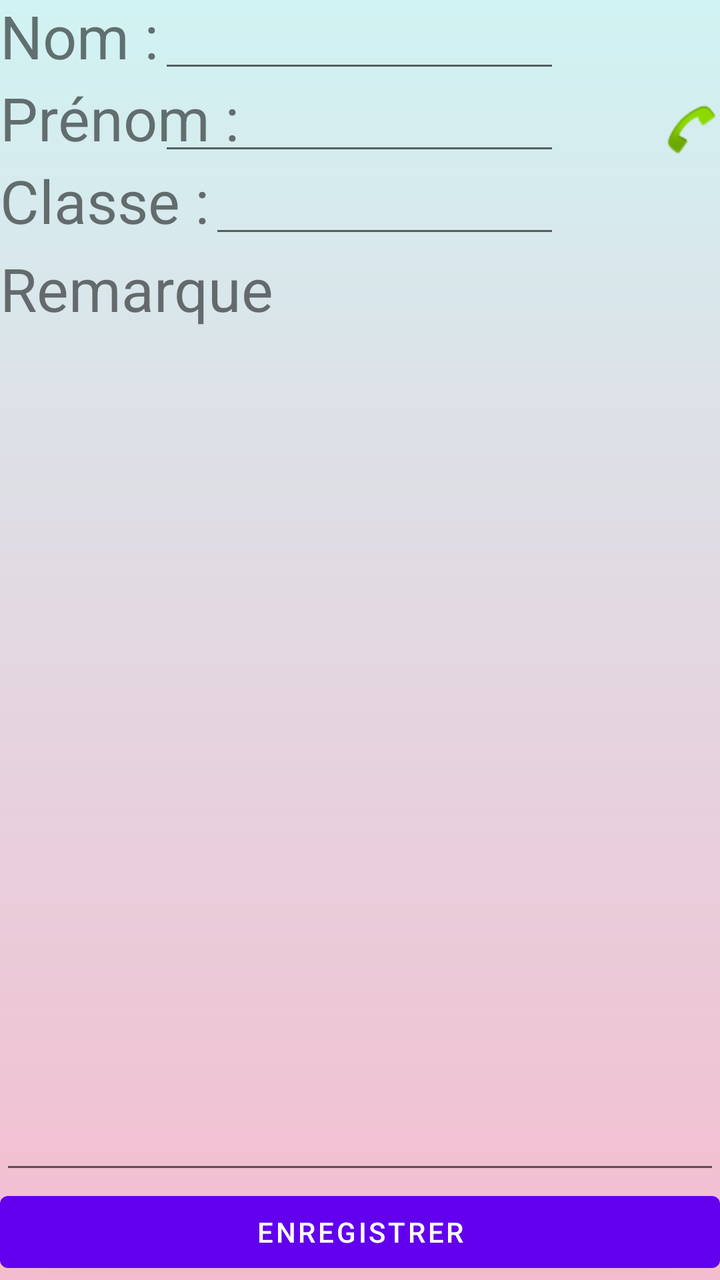
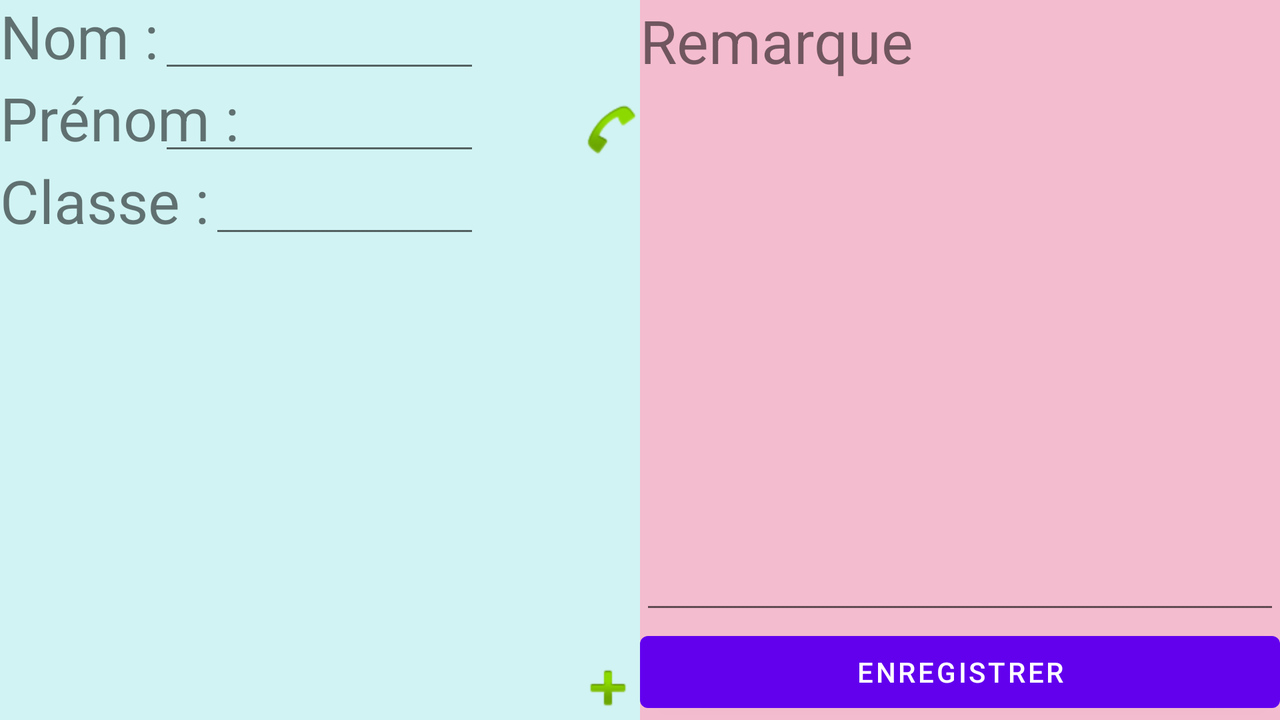

Two renders of one Android screen. The first uses the default layout on a phone; the second uses the alternative layout the repository ships for a different screen configuration, on a matching device. The two XML files are below.
<!-- AndroidManifest.xml: application theme Theme.My_App_Perso -->
<!-- res/layout/activity_main.xml -->
<?xml version="1.0" encoding="utf-8"?>
<androidx.constraintlayout.widget.ConstraintLayout xmlns:android="http://schemas.android.com/apk/res/android"
    xmlns:app="http://schemas.android.com/apk/res-auto"
    xmlns:tools="http://schemas.android.com/tools"
    android:layout_width="match_parent"
    android:layout_height="match_parent"
    tools:context=".MainActivity"
    android:background="@drawable/bground">
    <Button
        android:id="@id/btnSave"
        android:layout_width="match_parent"
        android:layout_height="wrap_content"
        android:text="@string/enregistrer"
        app:layout_constraintBottom_toBottomOf="parent"
        android:onClick="ClickHandler"/>

    <ImageView
    android:id="@id/imgProfile"
    android:layout_width="80dp"
    android:layout_height="80dp"
    android:src="@mipmap/ic_launcher"
    app:layout_constraintTop_toTopOf="parent"
    app:layout_constraintEnd_toEndOf="parent"/>

    <ImageButton
        android:id="@id/btnCall"
        android:layout_width="wrap_content"
        android:layout_height="wrap_content"
        android:src="@android:drawable/sym_action_call"
        android:background="@android:color/transparent"
        app:layout_constraintEnd_toEndOf="@id/imgProfile"
        app:layout_constraintBottom_toBottomOf="@id/imgProfile"
        android:onClick="ClickHandler"/>


    <TextView
        android:id="@id/labelNom"
        android:layout_width="wrap_content"
        android:layout_height="wrap_content"
        android:text="@string/nom"
        app:layout_constraintStart_toStartOf="parent"
        app:layout_constraintBaseline_toBaselineOf="@id/txtNom"
        android:textSize="30sp" />

    <EditText
        android:id="@id/txtNom"
        android:layout_width="0dp"
        android:layout_height="wrap_content"
        app:layout_constraintTop_toTopOf="parent"
        app:layout_constraintStart_toEndOf="@id/labelNom"
        app:layout_constraintEnd_toStartOf="@id/imgProfile"/>

    <TextView
        android:id="@id/labelPrenom"
        android:layout_width="wrap_content"
        android:layout_height="wrap_content"
        android:text="@string/prenom"
        app:layout_constraintStart_toStartOf="parent"
        app:layout_constraintTop_toBottomOf="@id/labelNom"
        app:layout_constraintBaseline_toBaselineOf="@id/txtPrenom"
        android:textSize="30sp" />

    <EditText
        android:id="@id/txtPrenom"
        android:layout_width="0sp"
        android:layout_height="wrap_content"
        app:layout_constraintTop_toBottomOf="@id/txtNom"
        app:layout_constraintStart_toEndOf="@id/labelNom"
        app:layout_constraintEnd_toStartOf="@id/imgProfile"/>

    <TextView
        android:id="@id/labelClasse"
        android:layout_width="wrap_content"
        android:layout_height="wrap_content"
        android:text="@string/classe"
        app:layout_constraintStart_toStartOf="parent"
        app:layout_constraintTop_toBottomOf="@id/labelPrenom"
        app:layout_constraintBaseline_toBaselineOf="@id/txtClasse"
        android:textSize="30sp" />

    <EditText
        android:id="@id/txtClasse"
        android:layout_width="0sp"
        android:layout_height="wrap_content"
        app:layout_constraintTop_toBottomOf="@id/txtPrenom"
        app:layout_constraintStart_toEndOf="@id/labelClasse"
        app:layout_constraintEnd_toStartOf="@id/imgProfile"/>

    <TextView
        android:id="@id/labelRemarque"
        android:layout_width="wrap_content"
        android:layout_height="wrap_content"
        android:text="@string/remarque"
        app:layout_constraintStart_toStartOf="parent"
        app:layout_constraintTop_toBottomOf="@id/txtClasse"
        android:textSize="30sp" />

    <EditText
        android:id="@id/txtRemarque"
        android:layout_width="match_parent"
        android:layout_height="0dp"
        app:layout_constraintTop_toBottomOf="@id/labelRemarque"
        app:layout_constraintBottom_toTopOf="@id/btnSave"
        android:gravity="top"/>

</androidx.constraintlayout.widget.ConstraintLayout>
<!-- resources referenced by this layout -->
<resources>
  <!-- drawable bground (drawable) -->
  <?xml version="1.0" encoding="utf-8"?>
  <shape xmlns:android="http://schemas.android.com/apk/res/android" android:shape="rectangle">
      <gradient
          android:startColor="@color/bg11" android:endColor="@color/bg22"
          android:angle="-90"
          />
  </shape>
  <string name="classe">Classe :</string>
  <string name="enregistrer">ENREGISTRER</string>
  <string name="nom">Nom :</string>
  <string name="prenom">Prénom :</string>
  <string name="remarque">Remarque</string>
  <style name="Theme.My_App_Perso" parent="Theme.MaterialComponents.DayNight.DarkActionBar">
          
          <item name="colorPrimary">@color/purple_500</item>
          <item name="colorPrimaryVariant">@color/purple_700</item>
          <item name="colorOnPrimary">@color/white</item>
          
          <item name="colorSecondary">@color/teal_200</item>
          <item name="colorSecondaryVariant">@color/teal_700</item>
          <item name="colorOnSecondary">@color/black</item>
          
          <item name="android:statusBarColor" tools:targetApi="l">?attr/colorPrimaryVariant</item>
          
      </style>
  <color name="bg11">#D1F3F3</color>
  <color name="bg22">#F4BCCF</color>
  <color name="purple_500">#FF6200EE</color>
  <color name="purple_700">#FF3700B3</color>
  <color name="white">#FFFFFFFF</color>
  <color name="teal_200">#FF03DAC5</color>
  <color name="teal_700">#FF018786</color>
  <color name="black">#FF000000</color>
</resources>
<!-- res/layout-land/activity_main.xml (the repository's variant of the layout above) -->
<!-- drawn on the phone turned sideways -->
<?xml version="1.0" encoding="utf-8"?>
<LinearLayout xmlns:android="http://schemas.android.com/apk/res/android"
    xmlns:app="http://schemas.android.com/apk/res-auto"
    android:orientation="horizontal"
    android:layout_width="match_parent"
    android:layout_height="match_parent"> //ajouter le meme background

    <androidx.constraintlayout.widget.ConstraintLayout

        android:layout_width="match_parent"
        android:layout_height="match_parent"
        android:background="@color/bg11"
        android:layout_weight="1">

        <ImageView
            android:id="@id/imgProfile"
            android:layout_width="80dp"
            android:layout_height="80dp"
            android:src="@mipmap/ic_launcher"
            app:layout_constraintTop_toTopOf="parent"
            app:layout_constraintEnd_toEndOf="parent"/>

        <ImageButton
            android:id="@id/btnCall"
            android:layout_width="wrap_content"
            android:layout_height="wrap_content"
            android:src="@android:drawable/sym_action_call"
            android:background="@android:color/transparent"
            app:layout_constraintEnd_toEndOf="@id/imgProfile"
            app:layout_constraintBottom_toBottomOf="@id/imgProfile"
            android:onClick="ClickHandler"/>

        <TextView
            android:id="@id/labelNom"
            android:layout_width="wrap_content"
            android:layout_height="wrap_content"
            android:text="@string/nom"
            app:layout_constraintStart_toStartOf="parent"
            app:layout_constraintBaseline_toBaselineOf="@id/txtNom"
            android:textSize="30sp" />

        <EditText
            android:id="@id/txtNom"
            android:layout_width="0dp"
            android:layout_height="wrap_content"
            app:layout_constraintTop_toTopOf="parent"
            app:layout_constraintStart_toEndOf="@id/labelNom"
            app:layout_constraintEnd_toStartOf="@id/imgProfile"/>

        <TextView
            android:id="@id/labelPrenom"
            android:layout_width="wrap_content"
            android:layout_height="wrap_content"
            android:text="@string/prenom"
            app:layout_constraintStart_toStartOf="parent"
            app:layout_constraintTop_toBottomOf="@id/labelNom"
            app:layout_constraintBaseline_toBaselineOf="@id/txtPrenom"
            android:textSize="30sp" />

        <EditText
            android:id="@id/txtPrenom"
            android:layout_width="0sp"
            android:layout_height="wrap_content"
            app:layout_constraintTop_toBottomOf="@id/txtNom"
            app:layout_constraintStart_toEndOf="@id/labelNom"
            app:layout_constraintEnd_toStartOf="@id/imgProfile"/>

        <TextView
            android:id="@id/labelClasse"
            android:layout_width="wrap_content"
            android:layout_height="wrap_content"
            android:text="@string/classe"
            app:layout_constraintStart_toStartOf="parent"
            app:layout_constraintTop_toBottomOf="@id/labelPrenom"
            app:layout_constraintBaseline_toBaselineOf="@id/txtClasse"
            android:textSize="30sp" />

        <EditText
            android:id="@id/txtClasse"
            android:layout_width="0sp"
            android:layout_height="wrap_content"
            app:layout_constraintTop_toBottomOf="@id/txtPrenom"
            app:layout_constraintStart_toEndOf="@id/labelClasse"
            app:layout_constraintEnd_toStartOf="@id/imgProfile"/>

        <ListView
            android:id="@id/notes"
            android:layout_width="0dp"
            android:layout_height="0dp"
            app:layout_constraintStart_toStartOf="parent"
            app:layout_constraintEnd_toEndOf="@id/imgProfile"
            app:layout_constraintTop_toBottomOf="@id/labelClasse"
            app:layout_constraintBottom_toBottomOf="parent"
            />

        <ImageButton
            android:id="@id/btnAddNote"
            android:layout_width="wrap_content"
            android:layout_height="wrap_content"
            android:src="@android:drawable/ic_input_add"
            android:background="@android:color/transparent"
            app:layout_constraintEnd_toEndOf="@id/notes"
            app:layout_constraintBottom_toBottomOf="@id/notes"
            android:onClick="ClickHandler"/>




        </androidx.constraintlayout.widget.ConstraintLayout>

    <LinearLayout
        android:layout_width="match_parent"
        android:layout_height="match_parent"
        android:background="@color/bg22"
        android:layout_weight="1"
        android:orientation="vertical">


        <TextView
            android:id="@id/labelRemarque"
            android:layout_width="wrap_content"
            android:layout_height="wrap_content"
            android:text="@string/remarque"
            app:layout_constraintStart_toStartOf="parent"
            app:layout_constraintTop_toBottomOf="@id/txtPrenom"
            android:textSize="30sp" />

        <EditText
            android:id="@id/txtRemarque"
            android:layout_width="match_parent"
            android:layout_height="match_parent"
            app:layout_constraintTop_toBottomOf="@id/labelRemarque"
            app:layout_constraintBottom_toTopOf="@id/btnSave"
            android:gravity="top"
            android:layout_weight="1"/>

        <Button
            android:id="@id/btnSave"
            android:layout_width="match_parent"
            android:layout_height="wrap_content"
            android:text="@string/enregistrer"
            app:layout_constraintBottom_toBottomOf="parent"
            android:onClick="ClickHandler"/>

</LinearLayout>

    </LinearLayout>
<!-- resources referenced by the variant -->
<!-- as the phone turned sideways resolves them -->
<resources>
  <color name="bg11">#D1F3F3</color>
  <color name="bg22">#F4BCCF</color>
  <string name="classe">Classe :</string>
  <string name="enregistrer">ENREGISTRER</string>
  <string name="nom">Nom :</string>
  <string name="prenom">Prénom :</string>
  <string name="remarque">Remarque</string>
  <style name="Theme.My_App_Perso" parent="Theme.MaterialComponents.DayNight.DarkActionBar">
          
          <item name="colorPrimary">@color/purple_500</item>
          <item name="colorPrimaryVariant">@color/purple_700</item>
          <item name="colorOnPrimary">@color/white</item>
          
          <item name="colorSecondary">@color/teal_200</item>
          <item name="colorSecondaryVariant">@color/teal_700</item>
          <item name="colorOnSecondary">@color/black</item>
          
          <item name="android:statusBarColor" tools:targetApi="l">?attr/colorPrimaryVariant</item>
          
      </style>
  <color name="purple_500">#FF6200EE</color>
  <color name="purple_700">#FF3700B3</color>
  <color name="white">#FFFFFFFF</color>
  <color name="teal_200">#FF03DAC5</color>
  <color name="teal_700">#FF018786</color>
  <color name="black">#FF000000</color>
</resources>
